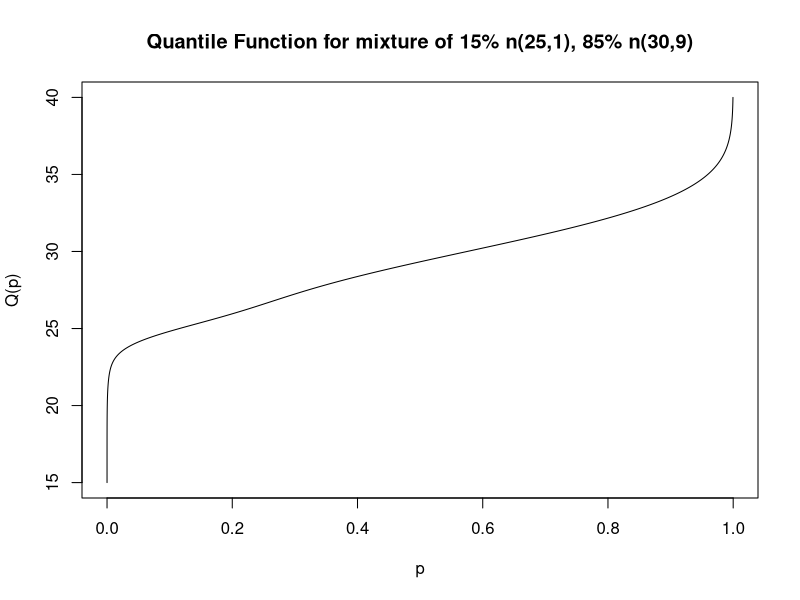
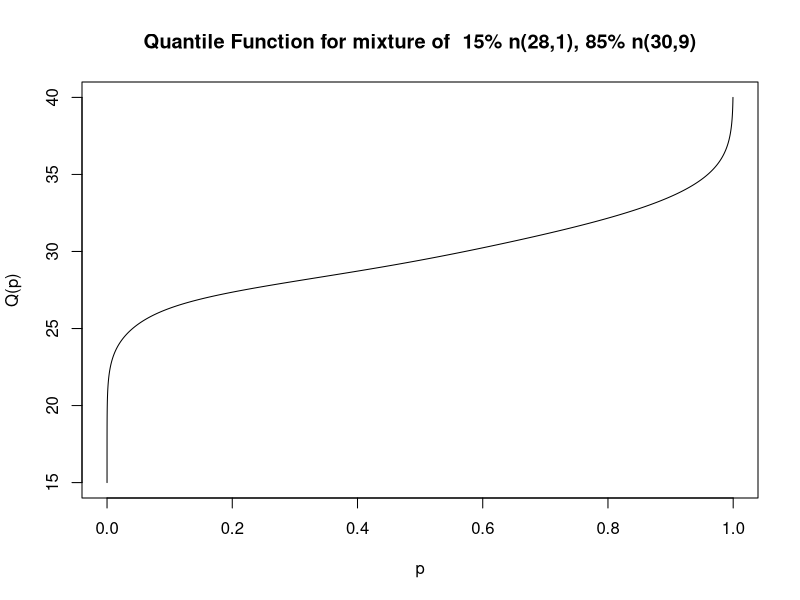
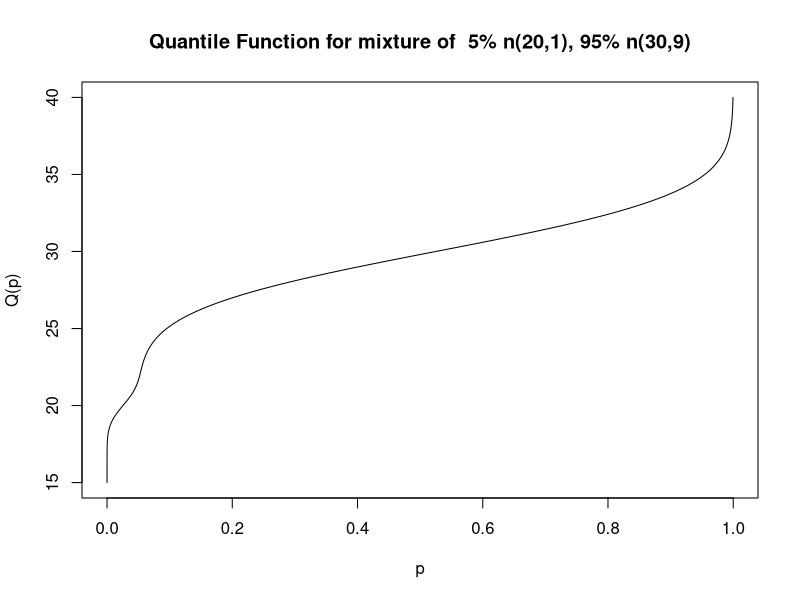
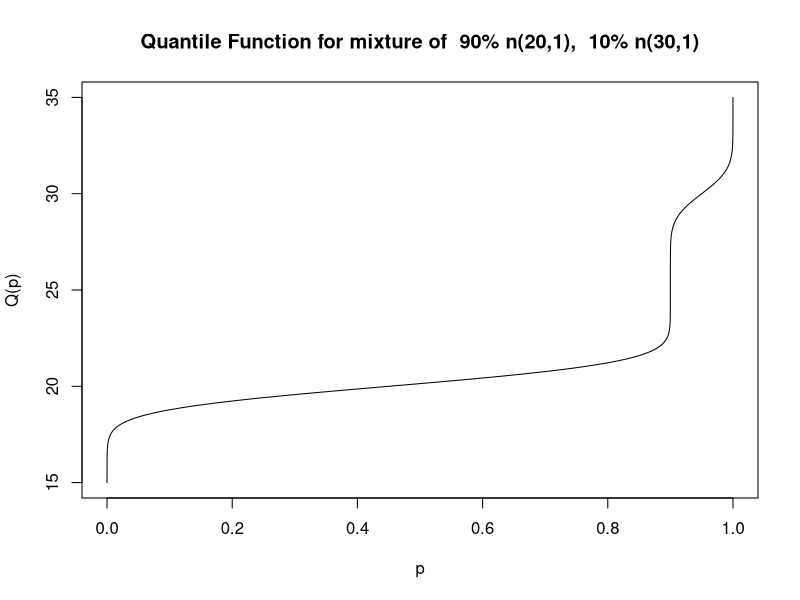

Generate these figures, in order, with R:
#The file normix.s will generate the four different mixtures of
#two normal distributions.

#postscript("u:/meth1/psfiles/normmixquan.ps",horizontal=FALSE)

x <- seq(15,40,len=500)
y11 <- pnorm(x,25,1)
y12 <- pnorm(x,30,3)
y1 <- .15*y11+.85*y12
plot(y1,x,type="l",xlab="p",ylab="Q(p)")
title("Quantile Function for mixture of 15% n(25,1), 85% n(30,9)")




y21 <- pnorm(x,28,1)
y22 <- pnorm(x,30,3)
y2 <- .15*y21+.85*y22
plot(y2,x,type="l",xlab="p",ylab="Q(p)")
title("Quantile Function for mixture of  15% n(28,1), 85% n(30,9)")

 

y31 <- pnorm(x,20,1)
y32 <- pnorm(x,30,3)
y3 <- .05*y31+.95*y32
plot(y3,x,type="l",xlab="p",ylab="Q(p)")
title("Quantile Function for mixture of  5% n(20,1), 95% n(30,9)")


x <- seq(15,35,len=500)
y41 <- pnorm(x,20,1)
y42 <- pnorm(x,30,1)
y4 <- .90*y41+.10*y42
plot(y4,x,type="l",xlab="p",ylab="Q(p)")
title("Quantile Function for mixture of  90% n(20,1),  10% n(30,1)")


 

#graphics.off()



